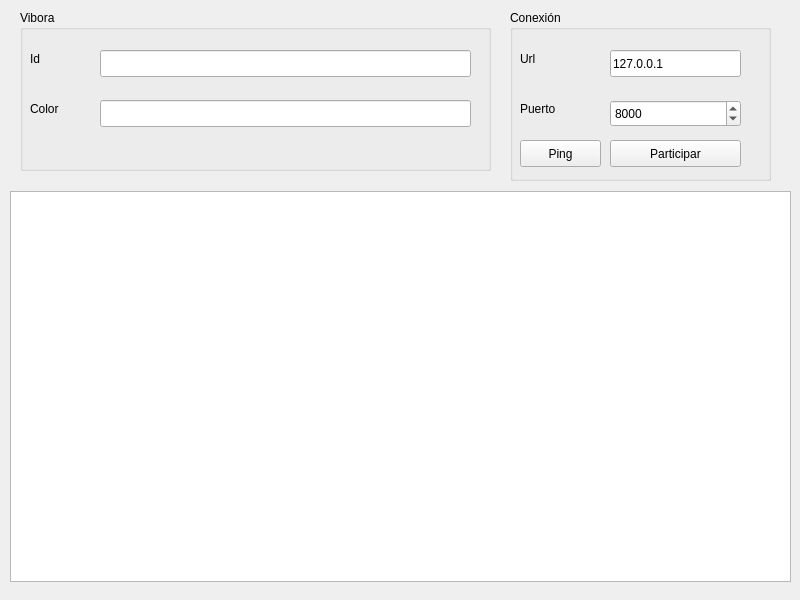
<?xml version="1.0" encoding="UTF-8"?>
<ui version="4.0">
 <class>MainWindow</class>
 <widget class="QMainWindow" name="MainWindow">
  <property name="geometry">
   <rect>
    <x>0</x>
    <y>0</y>
    <width>800</width>
    <height>600</height>
   </rect>
  </property>
  <property name="windowTitle">
   <string>Cliente</string>
  </property>
  <widget class="QWidget" name="centralwidget">
   <widget class="QTableWidget" name="tableWidget">
    <property name="geometry">
     <rect>
      <x>10</x>
      <y>191</y>
      <width>781</width>
      <height>391</height>
     </rect>
    </property>
    <attribute name="horizontalHeaderDefaultSectionSize">
     <number>0</number>
    </attribute>
    <attribute name="horizontalHeaderMinimumSectionSize">
     <number>0</number>
    </attribute>
    <attribute name="verticalHeaderDefaultSectionSize">
     <number>0</number>
    </attribute>
    <attribute name="verticalHeaderMinimumSectionSize">
     <number>0</number>
    </attribute>
   </widget>
   <widget class="QGroupBox" name="groupBox">
    <property name="geometry">
     <rect>
      <x>20</x>
      <y>10</y>
      <width>471</width>
      <height>161</height>
     </rect>
    </property>
    <property name="title">
     <string>Vibora</string>
    </property>
    <widget class="QLabel" name="lab_id">
     <property name="geometry">
      <rect>
       <x>10</x>
       <y>40</y>
       <width>68</width>
       <height>17</height>
      </rect>
     </property>
     <property name="text">
      <string>Id</string>
     </property>
    </widget>
    <widget class="QLabel" name="lab_color">
     <property name="geometry">
      <rect>
       <x>10</x>
       <y>90</y>
       <width>68</width>
       <height>17</height>
      </rect>
     </property>
     <property name="text">
      <string>Color</string>
     </property>
    </widget>
    <widget class="QLineEdit" name="edit_id">
     <property name="geometry">
      <rect>
       <x>80</x>
       <y>40</y>
       <width>371</width>
       <height>27</height>
      </rect>
     </property>
    </widget>
    <widget class="QLineEdit" name="edit_color">
     <property name="geometry">
      <rect>
       <x>80</x>
       <y>90</y>
       <width>371</width>
       <height>27</height>
      </rect>
     </property>
    </widget>
   </widget>
   <widget class="QGroupBox" name="groupBox_2">
    <property name="geometry">
     <rect>
      <x>510</x>
      <y>10</y>
      <width>261</width>
      <height>171</height>
     </rect>
    </property>
    <property name="title">
     <string>Conexión</string>
    </property>
    <widget class="QLabel" name="lab_url">
     <property name="geometry">
      <rect>
       <x>10</x>
       <y>40</y>
       <width>68</width>
       <height>17</height>
      </rect>
     </property>
     <property name="text">
      <string>Url</string>
     </property>
    </widget>
    <widget class="QLabel" name="lab_puerto">
     <property name="geometry">
      <rect>
       <x>10</x>
       <y>90</y>
       <width>68</width>
       <height>17</height>
      </rect>
     </property>
     <property name="text">
      <string>Puerto</string>
     </property>
    </widget>
    <widget class="QLineEdit" name="edit_url">
     <property name="geometry">
      <rect>
       <x>100</x>
       <y>40</y>
       <width>131</width>
       <height>27</height>
      </rect>
     </property>
     <property name="text">
      <string>127.0.0.1</string>
     </property>
    </widget>
    <widget class="QSpinBox" name="spin_puerto">
     <property name="geometry">
      <rect>
       <x>100</x>
       <y>90</y>
       <width>131</width>
       <height>27</height>
      </rect>
     </property>
     <property name="maximum">
      <number>66000</number>
     </property>
     <property name="value">
      <number>8000</number>
     </property>
    </widget>
    <widget class="QPushButton" name="ping">
     <property name="geometry">
      <rect>
       <x>10</x>
       <y>130</y>
       <width>81</width>
       <height>27</height>
      </rect>
     </property>
     <property name="text">
      <string>Ping</string>
     </property>
    </widget>
    <widget class="QPushButton" name="participar">
     <property name="geometry">
      <rect>
       <x>100</x>
       <y>130</y>
       <width>131</width>
       <height>27</height>
      </rect>
     </property>
     <property name="text">
      <string>Participar</string>
     </property>
    </widget>
   </widget>
  </widget>
 </widget>
 <resources/>
 <connections/>
</ui>
